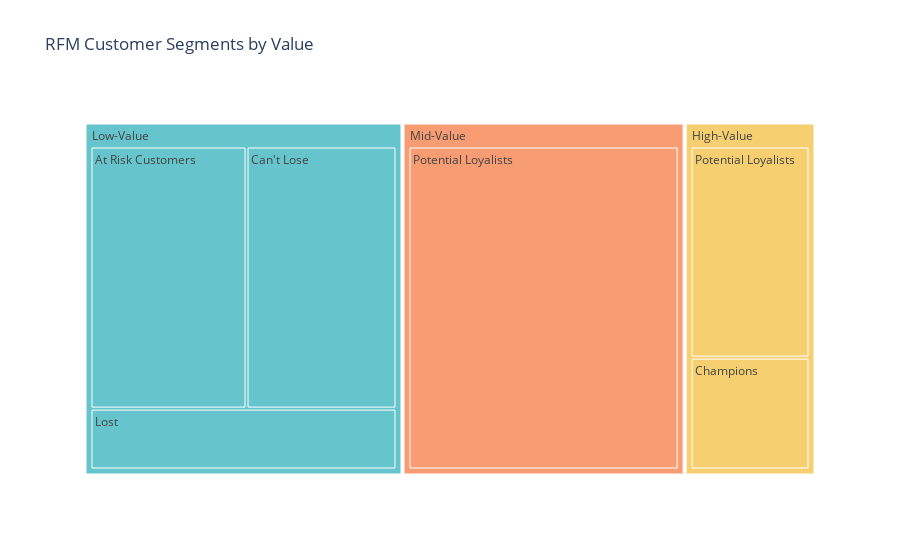

The code cell stored with this chart in its notebook:
### Code cell
segment_product_counts = data.groupby(['Value Segment', 'RFM Customer Segments']).size().reset_index(name='Count')

segment_product_counts = segment_product_counts.sort_values('Count', ascending=False)

fig_treemap_segment_product = px.treemap(segment_product_counts, 
                                         path=['Value Segment', 'RFM Customer Segments'], 
                                         values='Count',
                                         color='Value Segment', color_discrete_sequence=px.colors.qualitative.Pastel,
                                         title='RFM Customer Segments by Value')
fig_treemap_segment_product.show()

### Figure 1 — Plotly figure (JSON) as saved in the notebook; plotly's stock layout.template omitted (floating-point values rounded to 4 significant figures)
{"data": [{"branchvalues": "total", "customdata": [["Low-Value"], ["High-Value"], ["Low-Value"], ["Mid-Value"], ["High-Value"], ["Mid-Value"], ["High-Value"], ["Mid-Value"], ["Low-Value"], ["Mid-Value"], ["Low-Value"], ["High-Value"], ["Low-Value"], ["Mid-Value"], ["High-Value"], ["Low-Value"], ["Mid-Value"], ["High-Value"]], "domain": {"x": [0, 1], "y": [0, 1]}, "hovertemplate": "labels=%{label}<br>Count=%{value}<br>parent=%{parent}<br>id=%{id}<br>Value Segment=%{customdata[0]}<extra></extra>", "ids": ["Low-Value/Can't Lose", "High-Value/Can't Lose", "Low-Value/Potential Loyalists", "Mid-Value/Potential Loyalists", "High-Value/Potential Loyalists", "Mid-Value/At Risk Customers", "High-Value/At Risk Customers", "Mid-Value/Can't Lose", "Low-Value/Champions", "Mid-Value/Champions", "Low-Value/At Risk Customers", "High-Value/Champions", "Low-Value/Lost", "Mid-Value/Lost", "High-Value/Lost", "Low-Value", "Mid-Value", "High-Value"], "labels": ["Can't Lose", "Can't Lose", "Potential Loyalists", "Potential Loyalists", "Potential Loyalists", "At Risk Customers", "At Risk Customers", "Can't Lose", "Champions", "Champions", "At Risk Customers", "Champions", "Lost", "Lost", "Lost", "Low-Value", "Mid-Value", "High-Value"], "marker": {"colors": ["rgb(102, 197, 204)", "rgb(246, 207, 113)", "rgb(102, 197, 204)", "rgb(248, 156, 116)", "rgb(246, 207, 113)", "rgb(248, 156, 116)", "rgb(246, 207, 113)", "rgb(248, 156, 116)", "rgb(102, 197, 204)", "rgb(248, 156, 116)", "rgb(102, 197, 204)", "rgb(246, 207, 113)", "rgb(102, 197, 204)", "rgb(248, 156, 116)", "rgb(246, 207, 113)", "rgb(102, 197, 204)", "rgb(248, 156, 116)", "rgb(246, 207, 113)"]}, "name": "", "parents": ["Low-Value", "High-Value", "Low-Value", "Mid-Value", "High-Value", "Mid-Value", "High-Value", "Mid-Value", "Low-Value", "Mid-Value", "Low-Value", "High-Value", "Low-Value", "Mid-Value", "High-Value", "", "", ""], "type": "treemap", "values": [173, 0, 0, 386, 117, 0, 0, 0, 0, 0, 180, 62, 82, 0, 0, 435, 386, 179]}], "layout": {"autosize": true, "legend": {"tracegroupgap": 0}, "title": {"text": "RFM Customer Segments by Value"}, "treemapcolorway": ["rgb(102, 197, 204)", "rgb(246, 207, 113)", "rgb(248, 156, 116)", "rgb(220, 176, 242)", "rgb(135, 197, 95)", "rgb(158, 185, 243)", "rgb(254, 136, 177)", "rgb(201, 219, 116)", "rgb(139, 224, 164)", "rgb(180, 151, 231)", "rgb(179, 179, 179)"]}}
